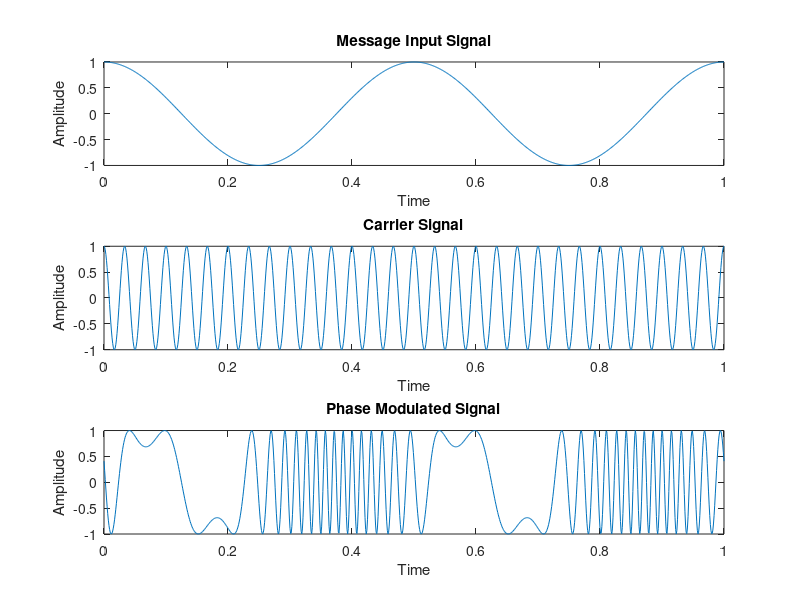

MATLAB code for this plot:
clear all; 
clc; 
t=0:0.001:1; 
Am=1; 
fm=2; 
Ac=1; 
fc=30; 
kp=20; 
Wm=2*pi*fm; 
m=Am*cos(Wm*t); 
subplot(3,1,1); 
plot(t,m); 
title('Message Input Signal'); 
xlabel('Time'); 
ylabel('Amplitude'); 
Wc=2*pi*fc; 
c=Ac*cos(Wc*t); 
subplot(3,1,2); 
plot(t,c); 
title('Carrier Signal'); 
xlabel('Time'); 
ylabel('Amplitude'); 
s_pm=Ac*cos(Wc*t+m.*kp); 
subplot(3,1,3); 
plot(t,s_pm); 
title('Phase Modulated Signal'); 
xlabel('Time'); 
ylabel('Amplitude');